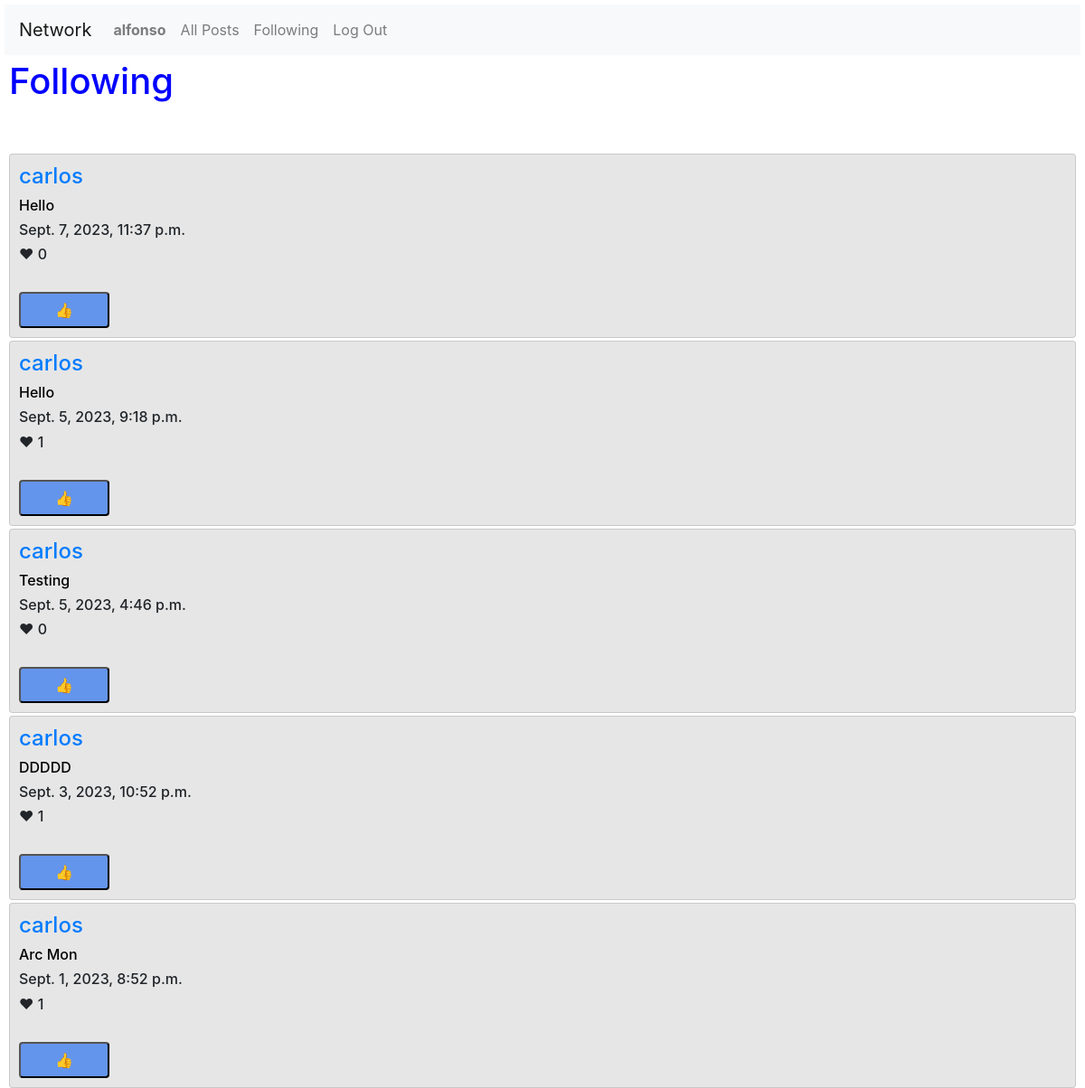
The app's page /following (signed in, upper part), older data.
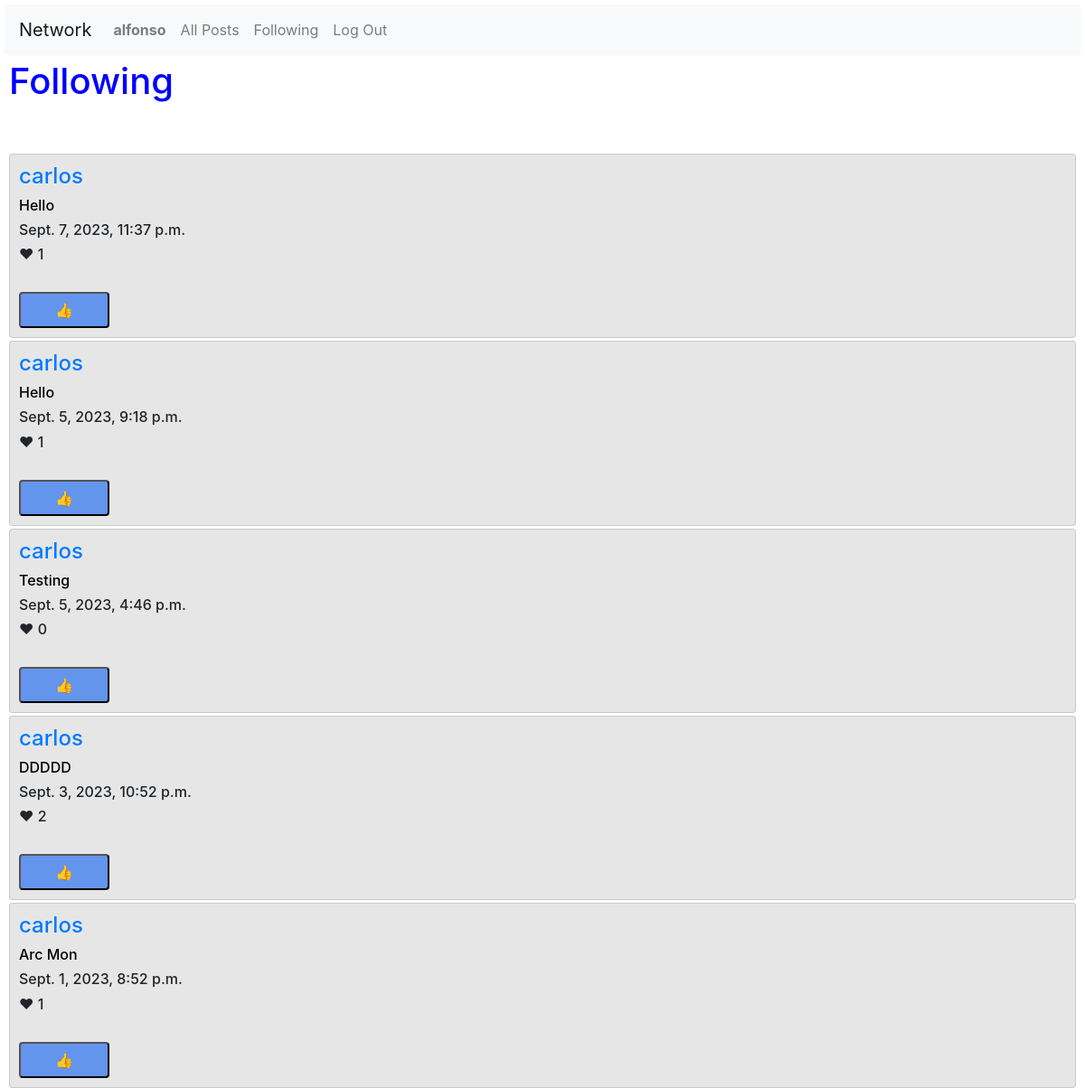
The same page, newer data.
### network/models.py (models this page shows, shortened)
class Post(models.Model):
    user = models.ForeignKey(User, on_delete=models.CASCADE, related_name="poster")
    content = models.TextField(max_length=180, null=False)
    timestamp = models.DateTimeField(auto_now_add=True)
    like = models.IntegerField(default=0)

class User(AbstractUser):
    pass

### network/views.py (the view)
# urls.py: path("following", views.following, name="following"),
def following(request):
    following_ = UserFollowing.objects.filter(user_id=User.objects.get(id=request.user.id))
    iFollow = []    #[<User: alschz>, <User: alfonso>]
    for i in range(0, len(following_)):
        iFollow.append(following_[i].following_user_id)
    posts = []  # Two QuerySets
    for i in range(0, len(iFollow)):
        posts.append(Post.objects.filter(user=iFollow[i]))
    posts_query = []
    for i in range(0, len(posts)):  #for every queryset
        for k in range(0, len(posts[i])):   #for every post inside a queryset
            posts_query.append(posts[i][k])
    posts_query.sort(key=lambda post: post.id, reverse=True)
    paginator = Paginator(posts_query, 10)
    page_number = request.GET.get("page")
    page_obj = paginator.get_page(page_number)
    likes = UserLike.objects.filter(user_id=request.user.id)
    liked_posts = []
    for i in range(0, len(likes)):
        for j in range(0, len(posts_query)):
            if likes[i].post_like == posts_query[j]:
                liked_posts.append(posts_query[j])
    return render(request, "network/following.html",
                  {
                   "posts":page_obj,
                   "likes":liked_posts,
                   })

### network/templates/network/following.html (shortened to what this page needs)
{% extends "network/layout.html" %}
{% block body %}
    <h1>Following</h1>
    <br>
    <br>
    {% for post in posts %}
      <div class="card">
        <h4><a href="{% url 'profile' post.user %}">{{post.user}}</a></h4>
        <div id="post_{{post.id}}">
            <h6><a class="anchor_content" href="{% url 'post_page' post.id %}">{{post.content}}</a></h6>
            <h6> {{post.timestamp}} </h6>
            <h6 id="like_{{post.id}}" >&#10084; {{post.like}}</h6>
            <br>
            {% if user.is_authenticated %}
              {% if post in likes %}
                <div id="div_dislike_{{post.id}}" style="display: block;">
                    <button style="background-color:  rgb(248, 79, 79); " name="dislike" value="{{post.id}}">&#128078;</button>
                    {% if post.user == user %}
                        <button style="background-color: cornflowerblue; " name="edit" value="{{post.id}}">Edit</button>
                    {% endif %}
                </div>
                <div id="div_like_{{post.id}}" style="display: none;">
                    <button style="background-color: cornflowerblue; " name="like" value="{{post.id}}">&#128077;</button>
                    {% if post.user == user %}
                        <button style="background-color: cornflowerblue; " name="edit" value="{{post.id}}">Edit</button>
                    {% endif %}
                </div>
              {% else %}
                <div id="div_like_{{post.id}}" style="display: block;">
                    <button style="background-color: cornflowerblue; " name="like" value="{{post.id}}">&#128077;</button>
                </div>
              {% endif %}
            {% endif %}
        </div>
      </div>
    {% endfor %}
{% endblock %}

Row changes from the older to the newer data that the page shows:
changed Post "Sept. 7, 2023, 11:37 p.m.": like "0" → "1"
changed Post "DDDDD": like "1" → "2"
